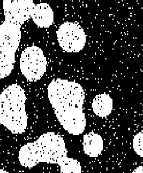
#> input picture images/morpho.png, 143 x 173 px, found by its file name
$ jupyter execute --allow-errors Homework_part1.ipynb   (shell and % lines are left out)
#> lines starting #> are read from the running program, lines starting #| are printed output that depends on the picture
[cell 1]
import numpy as np, sys
import cv2
import matplotlib.pyplot as plt

from matplotlib.pyplot import imshow

# Exercise 1 Drawing
Draw ellipse in the center of a black image

## Solution

[cell 2]
from google.colab import drive
drive.mount('/content/gdrive')

[cell 3]
# path
path = r'/content/gdrive/MyDrive/Colab Notebooks/EyeGauge/images/black.png'

# Reading an image in default mode
image = cv2.imread(path)
#> (the rest of this cell did not finish here and is left out)

# Exercise 2
Apply to the first image (images/morpho.png) transformations to get the second and the third image

## Solution

[cell 4]
# path
path = r'/content/gdrive/MyDrive/Colab Notebooks/EyeGauge/images/morpho.png'

# Reading an image in default mode
image = cv2.imread(path)
#> image is the input picture: shape (173, 143, 3); min 0, max 255, mean 91.3
kernel = np.ones((3,3),np.uint8)
opening = cv2.morphologyEx(image, cv2.MORPH_OPEN, kernel)
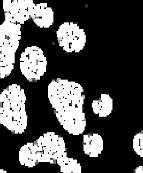
#> opening: shape (173, 143, 3); min 0, max 255, mean 81.6
closing = cv2.morphologyEx(opening, cv2.MORPH_CLOSE, kernel)
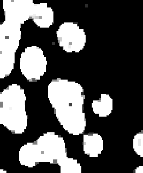
#> closing: shape (173, 143, 3); min 0, max 255, mean 85.6

[cell 5]
titles=["image","Transformation 1", "Transformation 2"]
images=[image, opening, closing]

[cell 6]
# Plotting the image and the mask
plt.figure(figsize=(10,20))
for i in range(3):
  plt.subplot(1, 3, i+1), plt.imshow(images[i], "gray")
  plt.title(titles[i])
  plt.xticks([]),plt.yticks([])
plt.show
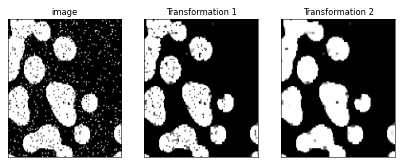
#> figure drawn by matplotlib, 3 panels

# Exercise 3
Place logo (images/logo.jpg) at the image (images/track.jpg) to cover the starting cell number 2

## Solution

[cell 7]
logo = cv2.imread('/content/gdrive/MyDrive/Colab Notebooks/EyeGauge/images/logo.jpg')
track = cv2.imread('/content/gdrive/MyDrive/Colab Notebooks/EyeGauge/images/track.jpg')
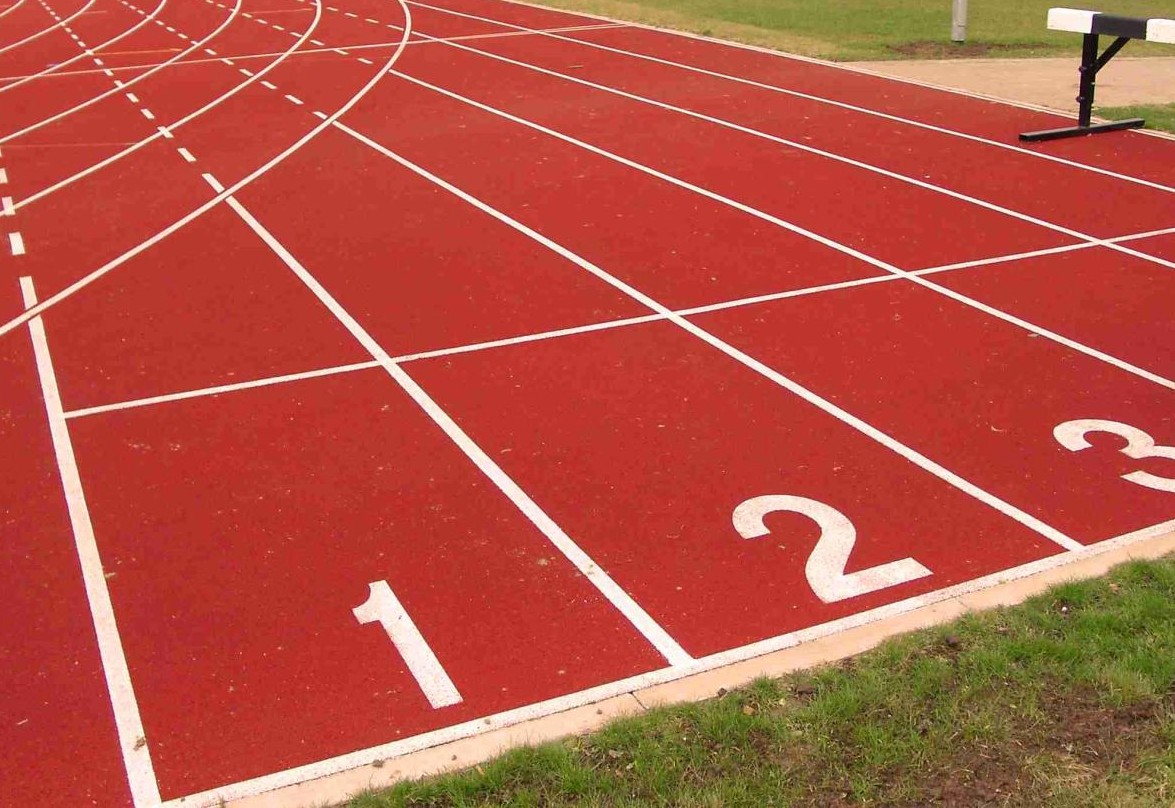
#> input picture OpenCV/images/track.jpg, 1175 x 808 px, found by its file name
#> track is the input picture: shape (808, 1175, 3); mean B, G, R 67.4, 83.6, 182.7

#> (the rest of this cell did not finish here and is left out)
